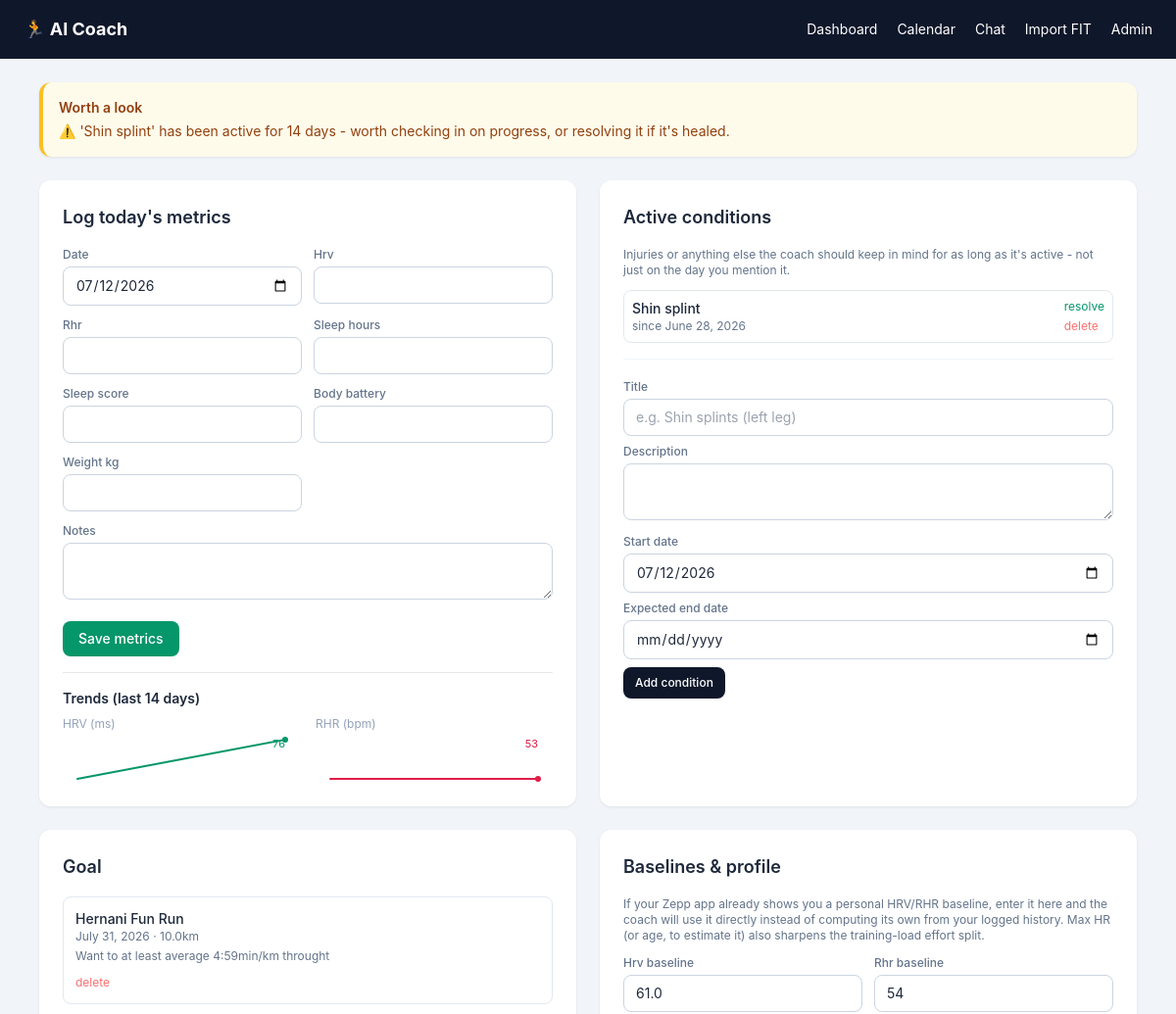
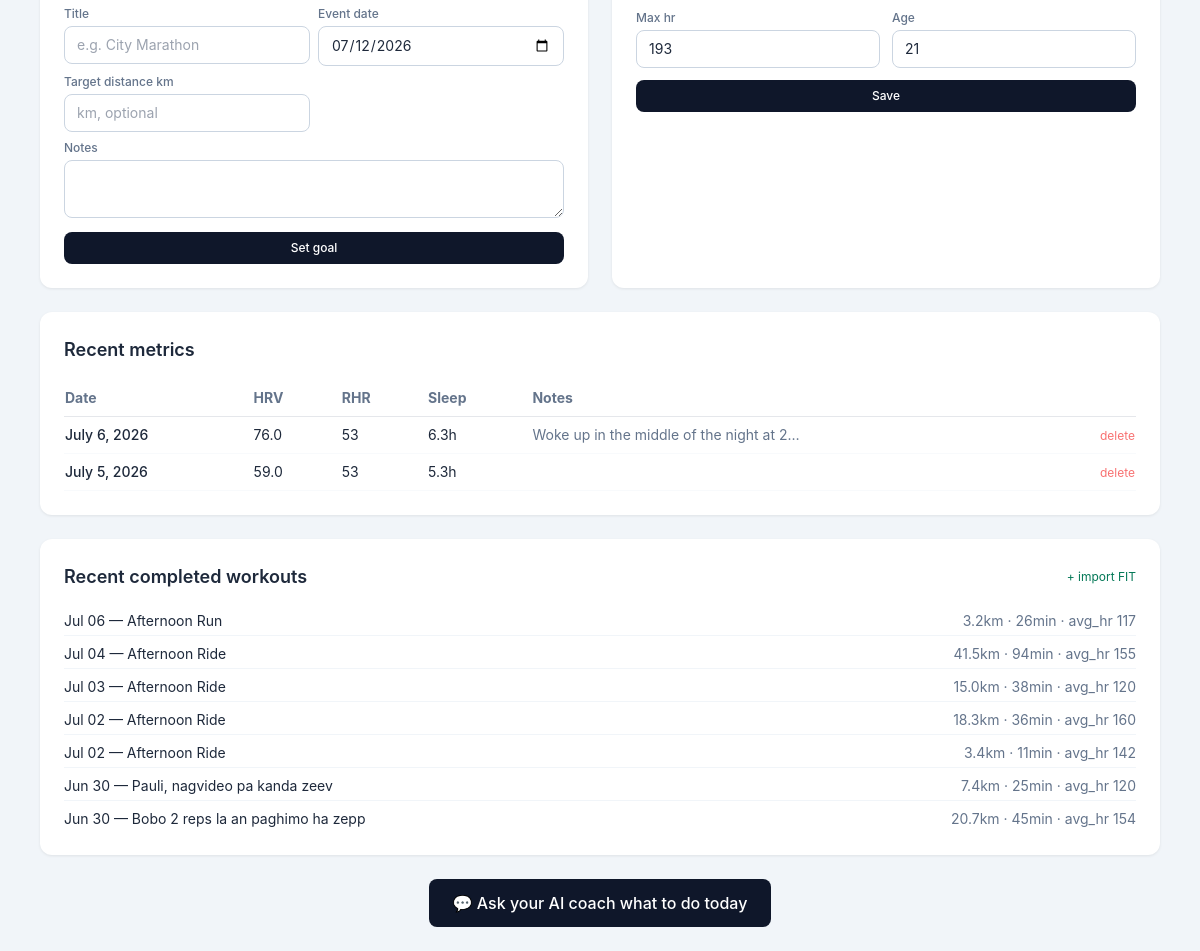
/, run on an earlier commit of the app's database (2 pictures, top to bottom).
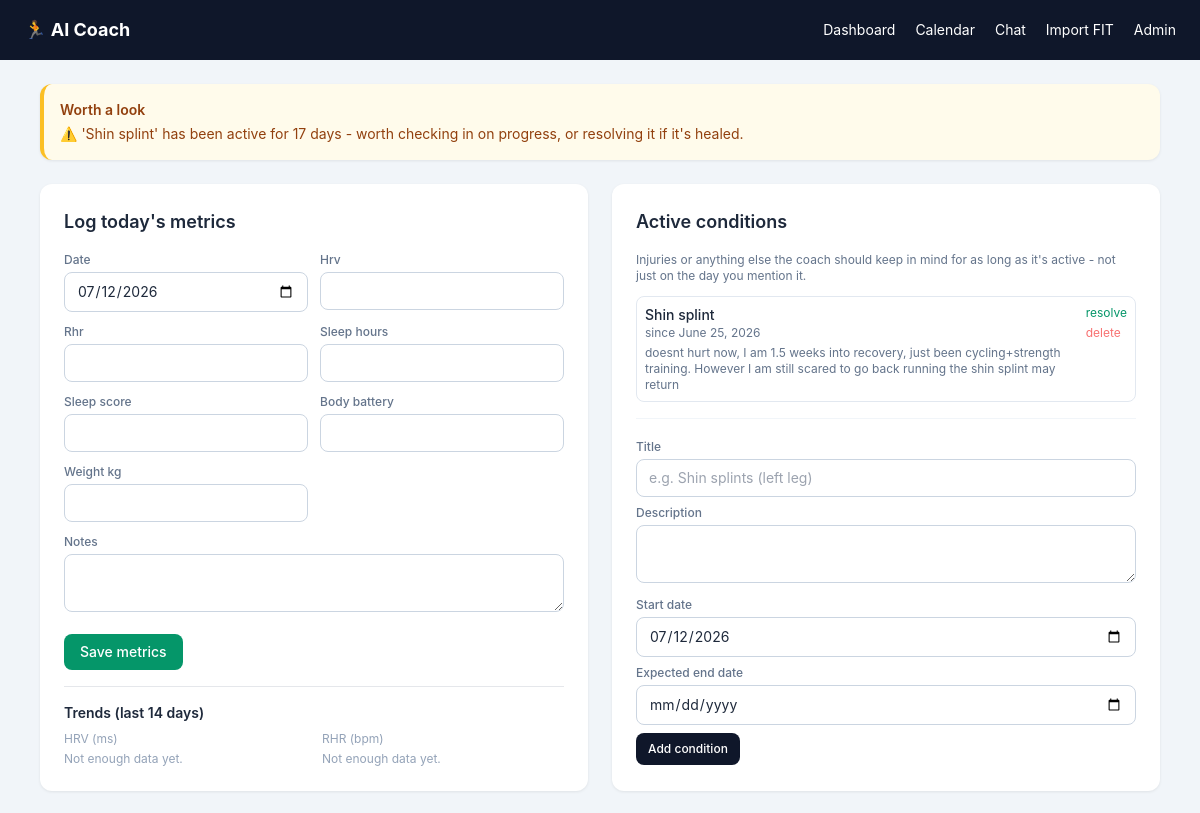
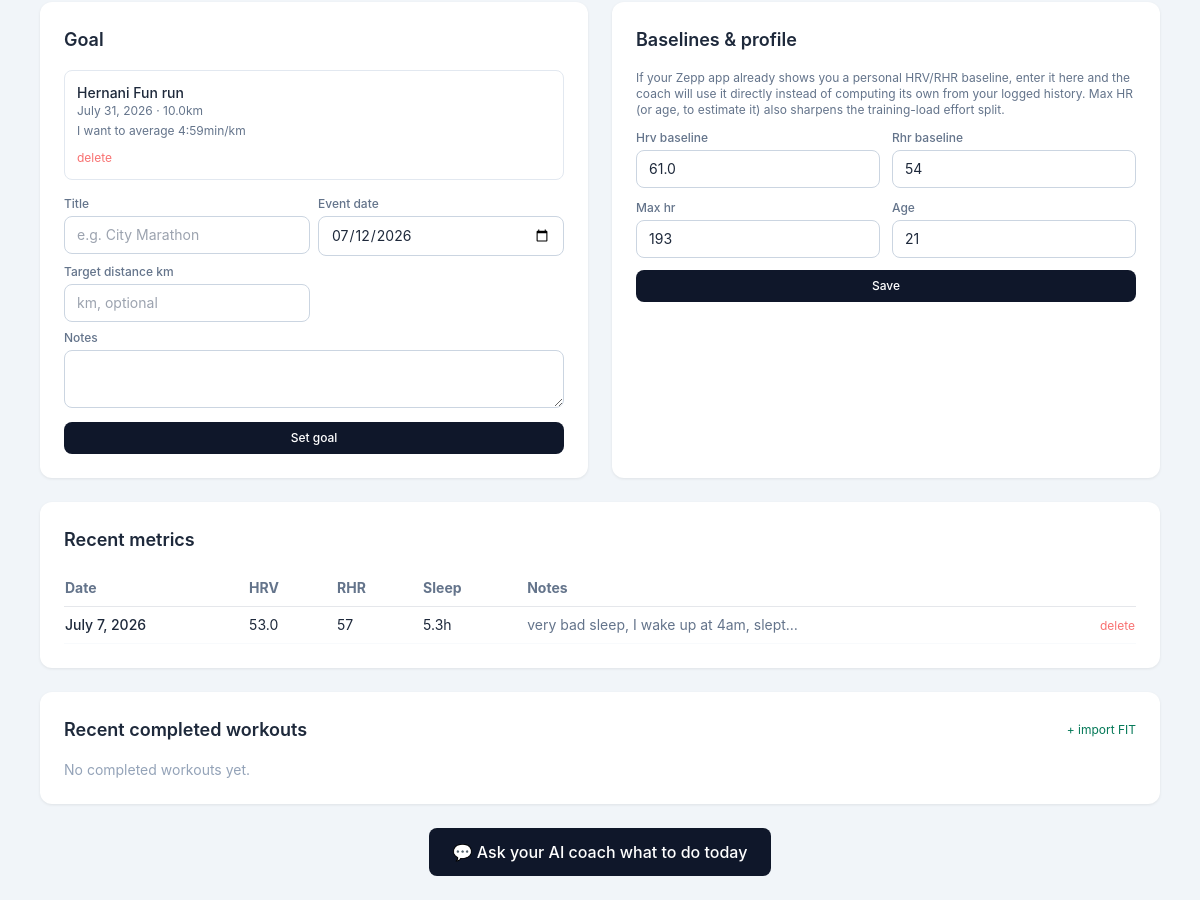
And on a later commit of the database (2 pictures, top to bottom).
### coach/models.py (models this page shows, shortened)
class ActiveCondition(models.Model):
    title = models.CharField(max_length=255, help_text="e.g. 'Shin splints (left leg)'")
    description = models.TextField(blank=True, help_text="Details, cause, what to avoid, etc.")
    start_date = models.DateField()
    expected_end_date = models.DateField(null=True, blank=True, help_text="Leave blank if unknown")
    resolved = models.BooleanField(default=False)
    created_at = models.DateTimeField(auto_now_add=True)
    class Meta:
        ordering = ["-start_date"]

class Goal(models.Model):
    title = models.CharField(max_length=255, help_text="e.g. 'City Marathon'")
    event_date = models.DateField()
    target_distance_km = models.FloatField(null=True, blank=True)
    notes = models.TextField(blank=True)
    created_at = models.DateTimeField(auto_now_add=True)
    class Meta:
        ordering = ["event_date"]

class AthleteProfile(models.Model):
    hrv_baseline = models.FloatField(null=True, blank=True, help_text="ms - leave blank to auto-compute from your last 30 days")
    rhr_baseline = models.PositiveIntegerField(null=True, blank=True, help_text="bpm - leave blank to auto-compute from your last 30 days")
    max_hr = models.PositiveIntegerField(null=True, blank=True, help_text="Known max heart rate, if you have it")
    age = models.PositiveIntegerField(null=True, blank=True, help_text="Used to estimate max HR (220-age) if max HR isn't set")

class DailyMetric(models.Model):
    date = models.DateField(unique=True)
    hrv = models.FloatField(null=True, blank=True, help_text="ms")
    rhr = models.PositiveIntegerField(null=True, blank=True, help_text="resting heart rate, bpm")
    sleep_hours = models.FloatField(null=True, blank=True)
    sleep_score = models.PositiveIntegerField(null=True, blank=True, help_text="0-100 if your device provides one")
    body_battery = models.PositiveIntegerField(null=True, blank=True, help_text="0-100 readiness/energy score, if available")
    weight_kg = models.FloatField(null=True, blank=True)
    notes = models.TextField(blank=True, help_text="How you feel, soreness, stress, life stuff, etc.")
    created_at = models.DateTimeField(auto_now_add=True)
    class Meta:
        ordering = ["-date"]

class Workout(models.Model):
    STATUS_CHOICES = [("planned", "Planned"), ("completed", "Completed"), ("skipped", "Skipped")]
    SOURCE_CHOICES = [("llm", "AI Coach"), ("manual", "Manual"), ("fit", "FIT upload")]
    date = models.DateField()
    title = models.CharField(max_length=255)
    description = models.TextField(blank=True)
    workout_type = models.CharField(max_length=64, blank=True, help_text="e.g. easy run, intervals, cycling, strength, rest")
    status = models.CharField(max_length=10, choices=STATUS_CHOICES, default="planned")
    source = models.CharField(max_length=10, choices=SOURCE_CHOICES, default="manual")
    distance_km = models.FloatField(null=True, blank=True)
    moving_time_min = models.FloatField(null=True, blank=True)
    avg_hr = models.FloatField(null=True, blank=True)
    max_hr = models.FloatField(null=True, blank=True)
    hr_min = models.FloatField(null=True, blank=True, help_text="Lowest HR seen (completed) or bottom of a target HR range (planned)")
    avg_speed_kmh = models.FloatField(null=True, blank=True)
    elevation_gain_m = models.FloatField(null=True, blank=True)
    interval_repeats = models.PositiveIntegerField(null=True, blank=True)
    interval_distance_m = models.FloatField(null=True, blank=True)
    interval_rest_seconds = models.FloatField(null=True, blank=True)
    laps_json = models.JSONField(null=True, blank=True, help_text="Raw per-lap splits, if imported from a FIT file")
    external_ref = models.CharField(max_length=255, blank=True, null=True, db_index=True,
                                     help_text="Dedup key for imports, e.g. fit filename+timestamp")
    created_at = models.DateTimeField(auto_now_add=True)
    class Meta:
        ordering = ["date", "created_at"]

### coach/views.py (the view)
# urls.py: path("", views.dashboard, name="dashboard"),
def dashboard(request):
    if request.method == "POST":
        form = DailyMetricForm(request.POST)
        if form.is_valid():
            metric, _ = DailyMetric.objects.update_or_create(
                date=form.cleaned_data["date"],
                defaults={k: v for k, v in form.cleaned_data.items() if k != "date"},
            )
            messages.success(request, f"Saved metrics for {metric.date}.")
            return redirect("dashboard")
    else:
        form = DailyMetricForm(initial={"date": date.today()})
    all_recent_metrics = _metrics_window(days=30)  # used for baselines + flags
    display_metrics = all_recent_metrics[:14]       # what actually shows in the table
    recent_workouts = Workout.objects.filter(status="completed").order_by("-date")[:10]
    active_conditions = ActiveCondition.objects.filter(resolved=False)
    condition_form = ActiveConditionForm(initial={"start_date": date.today()})
    profile = _get_profile()
    profile_form = ProfileForm(instance=profile)
    goal = _next_goal()
    goal_form = GoalForm(initial={"event_date": date.today()})
    upcoming_goals = Goal.objects.filter(event_date__gte=date.today())
    flags = analytics.compute_flags(all_recent_metrics, active_conditions, today=date.today())
    chronological = list(reversed(display_metrics))
    hrv_svg = analytics.sparkline_svg([(m.date, m.hrv) for m in chronological], color="#059669")
    rhr_svg = analytics.sparkline_svg([(m.date, m.rhr) for m in chronological], color="#e11d48")
    return render(request, "coach/dashboard.html", {
        "form": form,
        "condition_form": condition_form,
        "recent_metrics": display_metrics,
        "recent_workouts": recent_workouts,
        "active_conditions": active_conditions,
        "hrv_svg": hrv_svg,
        "rhr_svg": rhr_svg,
        "flags": flags,
        "profile_form": profile_form,
        "goal_form": goal_form,
        "goal": goal,
        "upcoming_goals": upcoming_goals,
        "today": date.today(),
    })

### coach/forms.py
class DailyMetricForm(forms.ModelForm):
    class Meta:
        model = DailyMetric
        fields = ["date", "hrv", "rhr", "sleep_hours", "sleep_score", "body_battery", "weight_kg", "notes"]
        widgets = {
            "date": forms.DateInput(attrs={"type": "date", "class": INPUT_CLS}),
            "hrv": forms.NumberInput(attrs={"class": INPUT_CLS, "step": "0.1"}),
            "rhr": forms.NumberInput(attrs={"class": INPUT_CLS}),
            "sleep_hours": forms.NumberInput(attrs={"class": INPUT_CLS, "step": "0.1"}),
            "sleep_score": forms.NumberInput(attrs={"class": INPUT_CLS}),
            "body_battery": forms.NumberInput(attrs={"class": INPUT_CLS}),
            "weight_kg": forms.NumberInput(attrs={"class": INPUT_CLS, "step": "0.1"}),
            "notes": forms.Textarea(attrs={"rows": 2, "class": INPUT_CLS}),
        }

### coach/views.py (called while the page is built)
def _metrics_window(days=30):
    return list(DailyMetric.objects.filter(date__gte=date.today() - timedelta(days=days)).order_by("-date"))

def _get_profile():
    profile = AthleteProfile.objects.first()
    if not profile:
        profile = AthleteProfile.objects.create()
    return profile

### coach/templates/coach/dashboard.html (shortened to what the changed rows need)
{% extends "coach/base.html" %}
{% block content %}
{% if flags %}
<div class="card p-4 mb-6 border-l-4 border-amber-400 bg-amber-50">
  <h2 class="text-sm font-semibold text-amber-800 mb-1">Worth a look</h2>
  <ul class="text-sm text-amber-800 space-y-1">
    {% for f in flags %}<li>{{ f }}</li>{% endfor %}
  </ul>
</div>
{% endif %}
<div class="grid md:grid-cols-2 gap-6">
  <div class="card p-6">
    <h2 class="text-lg font-semibold mb-4">Log today's metrics</h2>
    <form method="post">
      <div class="grid grid-cols-2 gap-3">
        {% for field in form %}
          <div class="{% if field.name == 'notes' %}col-span-2{% endif %}">
            <label class="block text-xs font-medium text-slate-500 mb-1">{{ field.label }}</label>
            {{ field }}
          </div>
        {% endfor %}
      </div>
    </form>
    <div class="grid grid-cols-2 gap-4">
      <div>
        <div class="text-xs text-slate-400 mb-1">HRV (ms)</div>
        {% if hrv_svg %}{{ hrv_svg|safe }}{% else %}<p class="text-xs text-slate-400">Not enough data yet.</p>{% endif %}
      </div>
      <div>
        <div class="text-xs text-slate-400 mb-1">RHR (bpm)</div>
        {% if rhr_svg %}{{ rhr_svg|safe }}{% else %}<p class="text-xs text-slate-400">Not enough data yet.</p>{% endif %}
      </div>
    </div>
  </div>
  <div class="card p-6">
    <h2 class="text-lg font-semibold mb-4">Active conditions</h2>
    <ul class="space-y-2 mb-4 max-h-40 overflow-y-auto">
      {% for c in active_conditions %}
        <li class="border border-slate-200 rounded-lg p-2 text-sm flex justify-between items-start gap-2">
          <div>
            <div class="font-medium">{{ c.title }}</div>
            <div class="text-xs text-slate-500">since {{ c.start_date }}{% if c.expected_end_date %} · until ~{{ c.expected_end_date }}{% endif %}</div>
            {% if c.description %}<div class="text-xs text-slate-500 mt-1">{{ c.description }}</div>{% endif %}
          </div>
          <div class="flex flex-col gap-1 text-xs shrink-0">
            <form method="post" action="{% url 'active_condition_resolve' c.pk %}">
              <button class="text-emerald-600 hover:underline">resolve</button>
            </form>
            <form method="post" action="{% url 'active_condition_delete' c.pk %}" onsubmit="return confirm('Delete?')">
              <button class="text-red-400 hover:underline">delete</button>
            </form>
          </div>
        </li>
      {% empty %}
        <li class="text-slate-400 text-sm">Nothing active right now.</li>
      {% endfor %}
    </ul>
    <form method="post" action="{% url 'active_condition_add' %}" class="space-y-2 border-t border-slate-100 pt-3">
      {% for field in condition_form %}
        <div>
          <label class="block text-xs font-medium text-slate-500 mb-1">{{ field.label }}</label>
          {{ field }}
        </div>
      {% endfor %}
    </form>
  </div>
</div>
<div class="grid md:grid-cols-2 gap-6 mt-6">
  <div class="card p-6">
    <h2 class="text-lg font-semibold mb-4">Goal</h2>
    {% if goal %}
      <div class="border border-slate-200 rounded-lg p-3 text-sm mb-4">
        <div class="font-medium">{{ goal.title }}</div>
        <div class="text-xs text-slate-500">{{ goal.event_date }}{% if goal.target_distance_km %} · {{ goal.target_distance_km|floatformat:1 }}km{% endif %}</div>
        {% if goal.notes %}<div class="text-xs text-slate-500 mt-1">{{ goal.notes }}</div>{% endif %}
        <form method="post" action="{% url 'goal_delete' goal.pk %}" onsubmit="return confirm('Delete this goal?')" class="mt-2">
          <button class="text-red-400 hover:underline text-xs">delete</button>
        </form>
      </div>
    {% else %}
      <p class="text-sm text-slate-400 mb-4">No goal set - the coach will plan day-to-day instead of toward an event.</p>
    {% endif %}
    <form method="post" action="{% url 'goal_add' %}" class="grid grid-cols-2 gap-2">
      {% for field in goal_form %}
        <div class="{% if field.name == 'notes' %}col-span-2{% endif %}">
          <label class="block text-xs font-medium text-slate-500 mb-1">{{ field.label }}</label>
          {{ field }}
        </div>
      {% endfor %}
    </form>
  </div>
  <div class="card p-6">
    <h2 class="text-lg font-semibold mb-4">Baselines &amp; profile</h2>
    <form method="post" action="{% url 'profile_update' %}" class="grid grid-cols-2 gap-3">
      {% for field in profile_form %}
        <div>
          <label class="block text-xs font-medium text-slate-500 mb-1">{{ field.label }}</label>
          {{ field }}
        </div>
      {% endfor %}
    </form>
  </div>
</div>
<div class="card p-6 mt-6">
  <h2 class="text-lg font-semibold mb-4">Recent metrics</h2>
  <div class="overflow-x-auto">
  <table class="w-full text-sm">
    <thead>
      <tr class="text-left text-slate-500 border-b">
        <th class="py-2 pr-4">Date</th>
        <th class="py-2 pr-4">HRV</th>
        <th class="py-2 pr-4">RHR</th>
        <th class="py-2 pr-4">Sleep</th>
        <th class="py-2 pr-4">Notes</th>
        <th></th>
      </tr>
    </thead>
    <tbody>
      {% for m in recent_metrics %}
      <tr class="border-b border-slate-50">
        <td class="py-2 pr-4 font-medium">{{ m.date }}</td>
        <td class="py-2 pr-4">{{ m.hrv|default:"—" }}</td>
        <td class="py-2 pr-4">{{ m.rhr|default:"—" }}</td>
        <td class="py-2 pr-4">{{ m.sleep_hours|default:"—" }}h</td>
        <td class="py-2 pr-4 text-slate-500">{{ m.notes|truncatechars:40 }}</td>
        <td class="py-2 text-right">
          <a href="{% url 'metric_delete' m.pk %}" class="text-red-400 hover:text-red-600 text-xs"
             onclick="return confirm('Delete this entry?')">delete</a>
        </td>
      </tr>
      {% empty %}
      <tr><td colspan="6" class="py-4 text-slate-400">No metrics logged yet.</td></tr>
      {% endfor %}
    </tbody>
  </table>
  </div>
</div>
<div class="card p-6 mt-6">
  <div class="flex items-center justify-between mb-4">
    <h2 class="text-lg font-semibold">Recent completed workouts</h2>
  </div>
  <ul class="text-sm space-y-1 max-h-56 overflow-y-auto">
    {% for w in recent_workouts %}
      <li class="flex justify-between border-b border-slate-100 py-1">
        <span>{{ w.date|date:"M d" }} — {{ w.title }} {% if w.source == 'fit' %}<span class="text-slate-400">(fit)</span>{% endif %}</span>
        <span class="text-slate-500">
          {% if w.distance_km %}{{ w.distance_km|floatformat:1 }}km{% endif %}
          {% if w.moving_time_min %}· {{ w.moving_time_min|floatformat:0 }}min{% endif %}
          {% if w.avg_hr %}· avg_hr {{ w.avg_hr|floatformat:0 }}{% endif %}
        </span>
      </li>
    {% empty %}
      <li class="text-slate-400">No completed workouts yet.</li>
    {% endfor %}
  </ul>
</div>
{% endblock %}

What changed in the data, as far as the page shows it:
removed DailyMetric: date "July 6, 2026", hrv "76.0", rhr "53", sleep_hours "6.3", notes "Woke up in the middle of the night at 2…"
removed Workout: date "Jul 06", title "Afternoon Run", distance_km "3.2", moving_time_min "26", avg_hr "117"
removed Workout: date "Jul 04", title "Afternoon Ride", distance_km "41.5", moving_time_min "94", avg_hr "155"
removed Workout: date "Jul 03", title "Afternoon Ride", distance_km "15.0", moving_time_min "38", avg_hr "120"
removed Workout: date "Jul 02", title "Afternoon Ride", distance_km "18.3", moving_time_min "36", avg_hr "160"
removed Workout: date "Jul 02", title "Afternoon Ride", distance_km "3.4", moving_time_min "11", avg_hr "142"
removed Workout: date "Jun 30", title "Pauli, nagvideo pa kanda zeev", distance_km "7.4", moving_time_min "25", avg_hr "120"
removed Workout: date "Jun 30", title "Bobo 2 reps la an paghimo ha zepp", distance_km "20.7", moving_time_min "45", avg_hr "154"
changed ActiveCondition "Shin splint": start_date "June 28, 2026" → "June 25, 2026"; description (not shown) → "doesnt hurt now, I am 1.5 weeks into recovery, just been cycling+strength training. However I am still scared to go back running the shin splint may return"
changed Goal: title "Hernani Fun Run" → "Hernani Fun run"; notes "Want to at least average 4:59min/km throught" → "I want to average 4:59min/km"
changed DailyMetric: date "July 5, 2026" → "July 7, 2026"; hrv "59.0" → "53.0"; rhr "53" → "57"; notes (not shown) → "very bad sleep, I wake up at 4am, slept…"
Also different on the page:
{{ hrv_svg|safe }}: "76" → (not shown)
{{ rhr_svg|safe }}: "53" → (not shown)
new list line: "⚠️ 'Shin splint' has been active for 17 days - worth checking in on progress, or resolving it if it's healed."
text now shown: "Not enough data yet. Not enough data yet. No completed workouts yet."
list line gone: "⚠️ 'Shin splint' has been active for 14 days - worth checking in on progress, or resolving it if it's healed."
